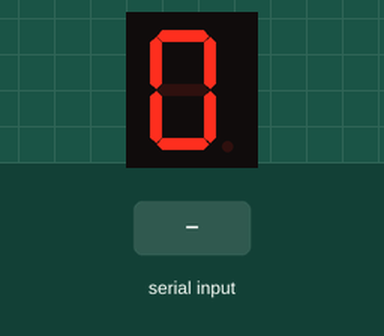
Recording of a sketch running on a simulated Arduino Uno, built with avr-gcc and run on an emulated ATmega328P. Parts: 1-digit seven-segment display. Wiring (inferred from the names in the program): 1-digit 7-segment display, segments lit when HIGH: segments pin 2, pin 3, pin 4, pin 5, pin 6, pin 7, pin 8. Inputs (shaded band) come from the test bench. The segment pins are drawn as the display they are named for.

Above: at 1.2 s.
1.3 s: "1\n" received over Serial
At 2.5 s:
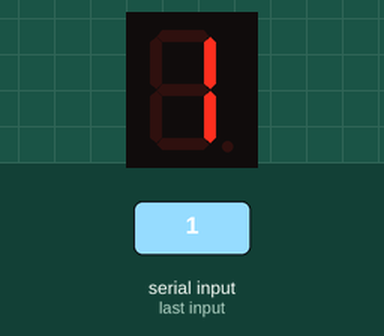
2.8 s: "2\n" received over Serial
At 3.9 s:
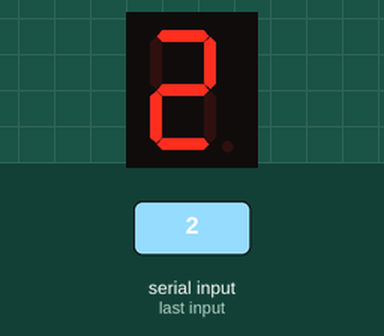
Timing chart, 0 to 5.8 s (numbered marks = the images above; inputs shaded):
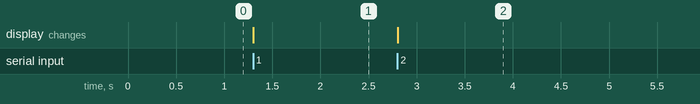

The sketch:

ARDUINO.ino
```cpp
#define ledA 2
#define ledB 3
#define ledC 4
#define ledD 5
#define ledE 6
#define ledF 7
#define ledG 8

int numero = 0; // começa em 0
byte ABCDEFG;

void exibeNumeroNoDisplay() {
  switch(numero){
    case 0:
      ABCDEFG = 0b1111110;
      break;
    case 1:
      ABCDEFG = 0b0110000;
      break;
    case 2:
      ABCDEFG = 0b1101101;
      break;
    case 3:
      ABCDEFG = 0b1111001;
      break;
    case 4:
      ABCDEFG = 0b0110011;
      break;
    case 5:
      ABCDEFG = 0b1011011;
      break;
    case 6:
      ABCDEFG = 0b1011111;
      break;
    case 7:
      ABCDEFG = 0b1110000;
      break;
    case 8:
      ABCDEFG = 0b1111111;
      break;
    case 9:
      ABCDEFG = 0b1111011;
      break;
    default: // Caso algum número não listado
      ABCDEFG = 0b0000000; // Desliga todos os segmentos
      break;
  }

  digitalWrite(ledA, bitRead(ABCDEFG, 6));
  digitalWrite(ledB, bitRead(ABCDEFG, 5));
  digitalWrite(ledC, bitRead(ABCDEFG, 4));
  digitalWrite(ledD, bitRead(ABCDEFG, 3));
  digitalWrite(ledE, bitRead(ABCDEFG, 2));
  digitalWrite(ledF, bitRead(ABCDEFG, 1));
  digitalWrite(ledG, bitRead(ABCDEFG, 0));
}

void setup() {
  Serial.begin(9600);

  pinMode(ledA, OUTPUT);
  pinMode(ledB, OUTPUT);
  pinMode(ledC, OUTPUT);
  pinMode(ledD, OUTPUT);
  pinMode(ledE, OUTPUT);
  pinMode(ledF, OUTPUT);
  pinMode(ledG, OUTPUT);

  exibeNumeroNoDisplay(); // exibe 0 no início
}

void loop() {
  if (Serial.available()) {
    String comando = Serial.readStringUntil('\n');
    comando.trim(); // Remove espaços ou quebras de linha extras

  if (comando.toInt() >= 0 && comando.toInt() <= 9) {
      numero = comando.toInt();
      exibeNumeroNoDisplay();
    }
  }
}
```

Measured:
- after the input at 1.3 s, the display: changes at once (image 1)
- after the input at 2.8 s, the display: changes at once (image 2)
